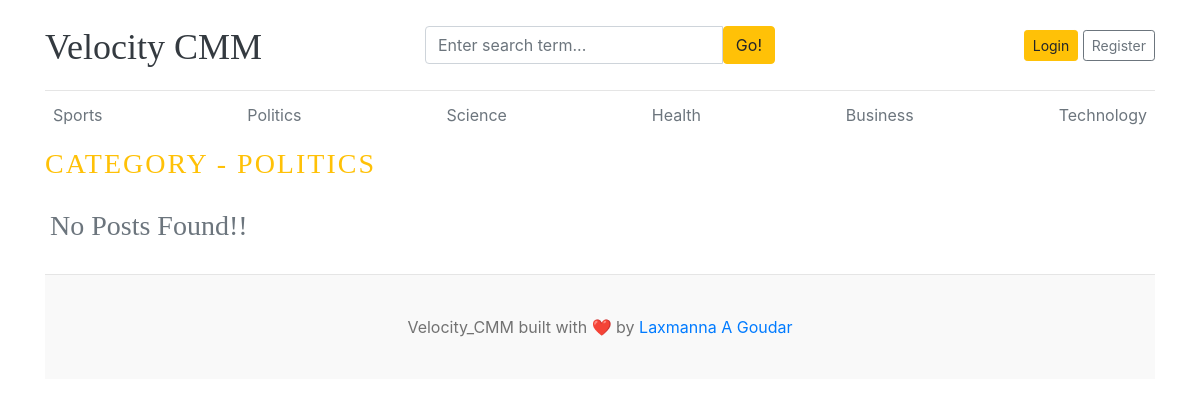
Screenshot of /category/3/ with the database file from the repository.
### blogs/models.py (models this page shows)
class Category(models.Model):
    category_name = models.CharField(max_length=50, unique=True)
    created_at = models.DateTimeField(auto_now_add=True)
    updated_at =  models.DateTimeField(auto_now=True)
    class Meta:
        verbose_name_plural = 'categories'
    def __str__(self):
        return self.category_name

### blogs/views.py (the view)
# urls.py: path('<int:category_id>/', views.posts_by_category, name='posts_by_category')
def posts_by_category(req, category_id):
    posts = Blog.objects.filter(status = 'Published' ,category = category_id)
    category = get_object_or_404(Category, pk = category_id)
    context = {
        'posts' : posts,
        'category' : category,
    }
    return render (req,'posts_by_category.html',context)

### blogs/context_processors.py (called while the page is built)
def get_categories(req):
    categories = Category.objects.all()
    return dict(
        categories=categories
    )

def get_sociallinks(req):
    sociallinks = SocialLink.objects.all()
    return dict(
        sociallinks = sociallinks
    )

### templates/posts_by_category.html
{% extends 'base.html' %}
{% block content %}
    <h3 class="text-uppercase text-warning " style="letter-spacing: 2px;"> Category - {{ category }} </h3>
    <div class="row mb-2">
        {% if posts %}
        {% for post in posts %}
        <div class="col-md-6">
        <div class="card border-0" >
            <div class="card-body">
            <a href="{% url 'blogs' post.slug %}" class="text-dark"><h3>{{ post }}</h3></a>
            <small class="mb-1 text-muted">{{ post.created_at | timesince }} ago | {{ post.author }}</small>
            <p class="card-text">{{ post.short_description|truncatewords:30  }}</p>
            </div>
        </div>
        </div>
        {% endfor %}
        {% else %}
        <div class="card-body">
            <h3 class="mb-1 text-muted">No Posts Found!!</h3>
        </div>
        {% endif %}
    </div>
{% endblock %}

### templates/base.html (shortened to what this page needs)
{% load static %}
<!DOCTYPE html>
<html lang="en">
<head>
    <link href="https://getbootstrap.com/docs/4.0/dist/css/bootstrap.min.css" rel="stylesheet">
    <link rel="stylesheet" href="{% static 'css/blog.css' %}">
  </head>
<body>
    <div class="container">
      <header class="blog-header py-3">
        <div class="row flex-nowrap justify-content-between align-items-center">
          <div class="col-4 pt-1">
            <a class="blog-header-logo text-dark" href="{% url 'home' %}">Velocity CMM</a>
          </div>
          <div class="col-4">
            <form action="{% url 'search' %}" method="GET">
                 <div class="input-group">
                        <input class="form-control" type="text" name="keyword" value = '{{ keyword }}' placeholder="Enter search term..." aria-label="Enter search term..." aria-describedby="button-search" />
                        <button type ="submit" class="btn btn-warning" id="button-search" type="button">Go!</button>
                </div>
            </form>
          </div>
          <div class="col-4 d-flex justify-content-end align-items-center">
            <a class="btn btn-sm btn-warning" href="#">Login</a> &nbsp;
            <a class="btn btn-sm btn-outline-secondary" href="{% url 'register' %}">Register</a>
          </div>
        </div>
      </header>
      <div class="nav-scroller py-1 mb-2">
        <nav class="nav d-flex justify-content-between">
        {% for cat in categories %}
          <a class="p-2 text-muted" href="{% url 'posts_by_category' cat.id %}">{{ cat.category_name }}</a>
        {% endfor %}
        </nav>
      </div>
{% block content %}
{% endblock %}
<footer class="blog-footer">
  <p>Velocity_CMM built with ❤️ by <a href="#">Laxmanna A Goudar</a></p>
</footer>
</body>
</html>

### static/css/blog.css (style rules this page uses)
.blog-header { border-bottom: 1px solid #e5e5e5; }
.blog-header-logo { font-family: "Playfair Display", Georgia, "Times New Roman", serif; font-size: 2.25rem; }
h1, h2, h3, h4, h5, h6 { font-family: "Playfair Display", Georgia, "Times New Roman", serif; }
.blog-footer { padding: 2.5rem 0; color: #727272; text-align: center; background-color: #f9f9f9; border-top: .05rem solid #e5e5e5; }
.blog-footer p:last-child { margin-bottom: 0; }

### rows the page displays
Category: category_name "Sports"
Category: category_name "Politics", category_name "POLITICS"
Category: category_name "Science"
Category: category_name "Health"
Category: category_name "Business"
Category: category_name "Technology"
